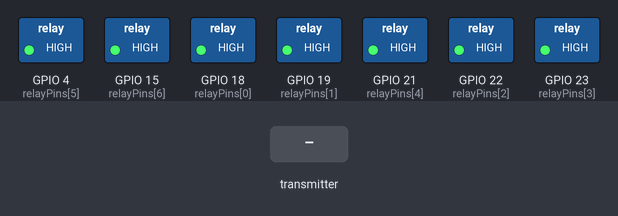
Recording of a sketch running on a simulated ESP32. On the bench: switched loads named in the sketch (green lamp = pin HIGH). The inputs (shaded band) are chosen by the test bench. EEPROM starts erased; what the sketch prints to the serial monitor is not drawn.

Above: at 1.2 s.
1.3 s: the transmitter starts sending id = 0
3.3 s: the transmitter starts sending id = 1
5.3 s: the transmitter starts sending state = 1
At 6.5 s:
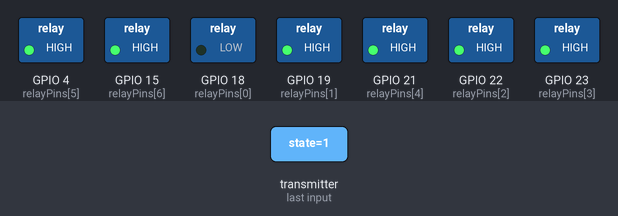
6.8 s: the transmitter starts sending state = 0
At 7.7 s:
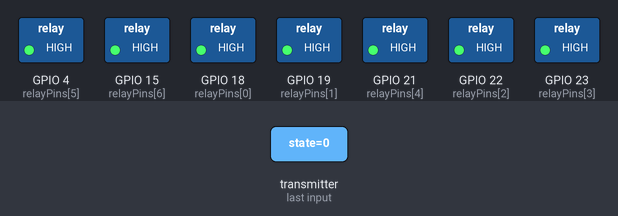
Timing chart, 0 to 9.3 s (numbered marks = the images above; inputs shaded):
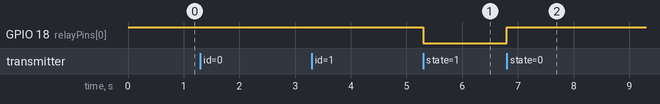

The sketch:

Receiver_NOW.ino
```cpp
#include <WiFi.h>
#include <esp_now.h>
#include <Preferences.h>

Preferences pref;

const int NUM_RELAYS = 7;
int relayPins[NUM_RELAYS] = { 18, 19, 22, 23, 21, 4, 15 };

bool relayState[NUM_RELAYS] = {0};

typedef struct
{
  int id;
  bool state;
} SwitchMessage;

SwitchMessage msg;

void loadRelayStates()
{
  pref.begin("relays", true);
  for (int i = 0; i < NUM_RELAYS; i++)
  {
    String key = "R" + String(i);
    relayState[i] = pref.getBool(key.c_str(), false);
    digitalWrite(relayPins[i], relayState[i] ? LOW : HIGH);
  }
  pref.end();
}

void saveRelayState(int index)
{
  pref.begin("relays", false);
  String key = "R" + String(index);
  pref.putBool(key.c_str(), relayState[index]);
  pref.end();
}

void onDataRecv(const esp_now_recv_info_t *info, const uint8_t *incomingData, int len)
{
  if (len != sizeof(SwitchMessage))
  {
    Serial.println("Invalid data size");
    return;
  }

  memcpy(&msg, incomingData, sizeof(msg));
  int idx = msg.id - 1;

  if (idx < 0 || idx >= NUM_RELAYS)
  {
    Serial.println("Invalid relay ID");
    return;
  }

  relayState[idx] = msg.state;
  digitalWrite(relayPins[idx], relayState[idx] ? LOW : HIGH);
  saveRelayState(idx);

  Serial.print("Relay ");
  Serial.print(msg.id);
  Serial.print(" -> ");
  Serial.println(msg.state ? "ON" : "OFF");
}

void setup()
{
  Serial.begin(115200);

  for (int i = 0; i < NUM_RELAYS; i++)
  {
    pinMode(relayPins[i], OUTPUT);
  }

  loadRelayStates();

  WiFi.mode(WIFI_STA);
  WiFi.disconnect();

  if (esp_now_init() != ESP_OK)
  {
    Serial.println("ESP-NOW Init Failed");
    return;
  }

  esp_now_register_recv_cb(onDataRecv);

  Serial.println("Receiver Ready ✔");
}

void loop()
{

}
```

Measured:
- after the input at 1.3 s, every drawn part: stays the same
- after the input at 3.3 s, every drawn part: stays the same
- after the input at 5.3 s, GPIO 18 (relayPins[0]): HIGH → LOW at once
- after the input at 6.8 s, GPIO 18 (relayPins[0]): LOW → HIGH at once
